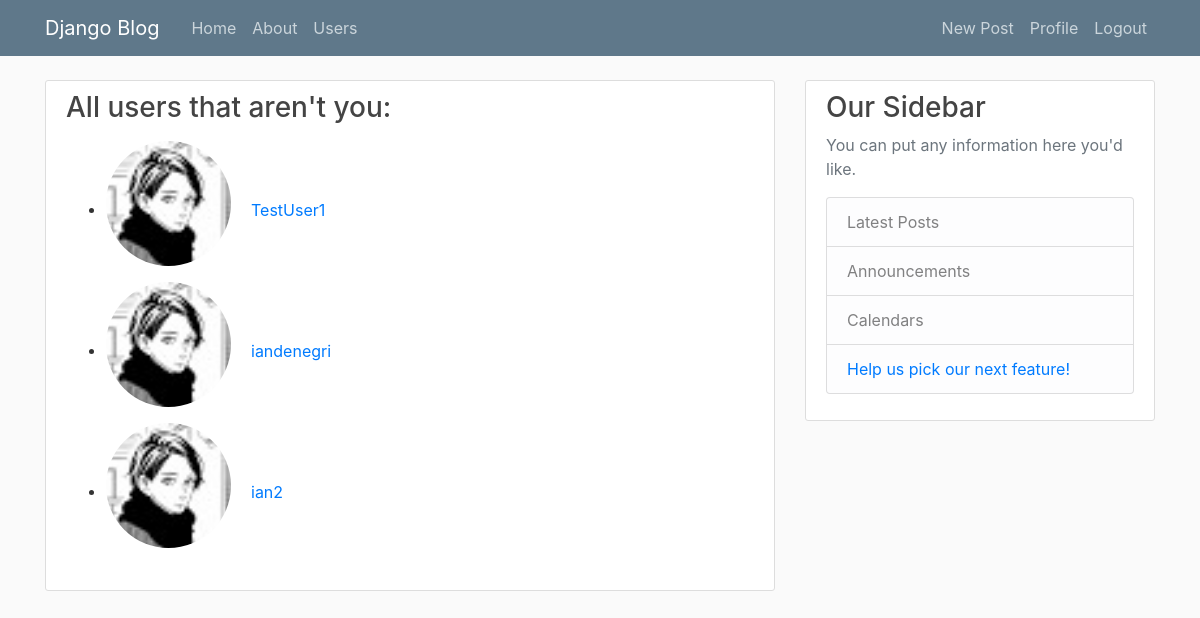
/users/ (signed in), run on the app's committed database.
### users/models.py (models this page shows, shortened)
class Profile(models.Model):
    user = models.OneToOneField(User, on_delete=models.CASCADE)
    image = models.ImageField(default="default.jpg", upload_to="profile_pictures")
    friends = models.ManyToManyField("Profile", blank=True)
    def get_absolute_url(self):
        return "/users/{}".format(self.pk)

### users/views.py (the view)
# urls.py: path('', user_list, name="user_list"),
@login_required
def user_list(request):
    profiles = Profile.objects.exclude(user=request.user)
    context = {
        "profiles": profiles
    }
    return render(request, "users/user_list.html", context=context)

### users/templates/users/user_list.html
{% extends "blog/base.html" %}
{% load crispy_forms_tags %}
{% block content %}
    <div class="content-section">
        <h3>All users that aren't you:</h3>
        <p>
            <ul>
            {% for profile in profiles %}
                <li><img class="rounded-circle account-img" src="{{ profile.user.profile.image.url }}"><a href="{{profile.get_absolute_url}}">{{ profile.user.username }}</a></li>
            {% endfor %}
            </ul>
        </p>
    </div>
{% endblock content %}

### blog/static/blog/main.css (style rules this page uses)
body { background: #fafafa; color: #333333; margin-top: 5rem; }
h1, h2, h3, h4, h5, h6 { color: #444444; }
ul { margin: 0; }
.content-section { background: #ffffff; padding: 10px 20px; border: 1px solid #dddddd; border-radius: 3px; margin-bottom: 20px; }
.account-img { height: 125px; width: 125px; margin-right: 20px; margin-bottom: 16px; }

### data on the page
Profile: user.profile.image (placeholder picture), user.username "TestUser1"
Profile: user.profile.image (placeholder picture), user.username "iandenegri"
Profile: user.profile.image (placeholder picture), user.username "ian2"
